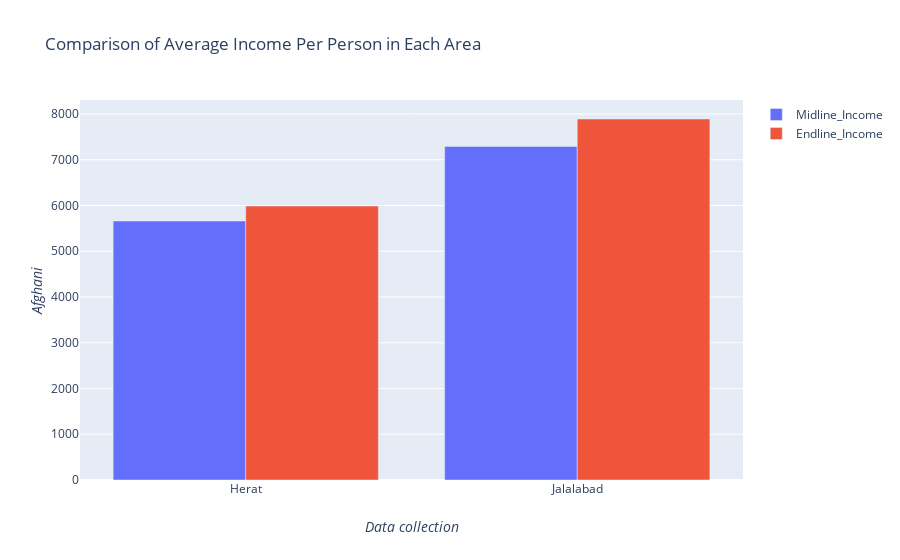

Write notebook code for a chart like this one.
### Code cell
Midline = go.Bar(
               x=['Herat', 'Jalalabad'],
               y=[herat_mi, jal_mi],
               name='Midline_Income'
               )

Endline = go.Bar(
            x=['Herat', 'Jalalabad'],
            y=[herat_ei, jal_ei],
            name='Endline_Income'
            )
data = [Midline, Endline]

layout = go.Layout(
                    title='Comparison of Average Income Per Person in Each Area',
                    xaxis=dict(title='<i>Data collection</i>'),
                    yaxis=dict(title='<i>Afghani</i>'),
                    barmode='group'
                )

fig = go.Figure(data=data, layout=layout)
fig.show()

### Figure 1 — Plotly figure (JSON) as saved in the notebook; plotly's stock layout.template omitted (floating-point values rounded to 4 significant figures)
{"data": [{"name": "Midline_Income", "type": "bar", "x": ["Herat", "Jalalabad"], "y": [5661.0, 7290.0]}, {"name": "Endline_Income", "type": "bar", "x": ["Herat", "Jalalabad"], "y": [5988.0, 7891.0]}], "layout": {"barmode": "group", "title": {"text": "Comparison of Average Income Per Person in Each Area"}, "xaxis": {"title": {"text": "<i>Data collection</i>"}}, "yaxis": {"title": {"text": "<i>Afghani</i>"}}}}
